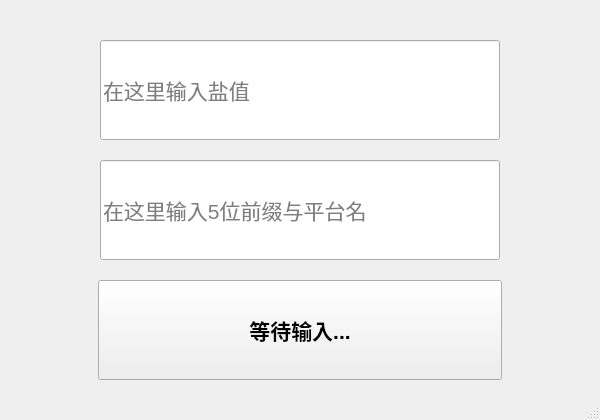
<?xml version="1.0" encoding="UTF-8"?>
<ui version="4.0">
 <class>MainWindow</class>
 <widget class="QMainWindow" name="MainWindow">
  <property name="geometry">
   <rect>
    <x>0</x>
    <y>0</y>
    <width>600</width>
    <height>420</height>
   </rect>
  </property>
  <property name="font">
   <font>
    <pointsize>16</pointsize>
   </font>
  </property>
  <property name="windowTitle">
   <string>Cipher</string>
  </property>
  <property name="windowIcon">
   <iconset resource="icon.qrc">
    <normaloff>:/logo.ico</normaloff>:/logo.ico</iconset>
  </property>
  <property name="statusTip">
   <string/>
  </property>
  <widget class="QWidget" name="centralwidget">
   <widget class="QLineEdit" name="saltEdit">
    <property name="geometry">
     <rect>
      <x>100</x>
      <y>40</y>
      <width>400</width>
      <height>100</height>
     </rect>
    </property>
    <property name="font">
     <font>
      <pointsize>16</pointsize>
     </font>
    </property>
    <property name="text">
     <string/>
    </property>
    <property name="placeholderText">
     <string>在这里输入盐值</string>
    </property>
   </widget>
   <widget class="QLineEdit" name="inputEdit">
    <property name="geometry">
     <rect>
      <x>100</x>
      <y>160</y>
      <width>400</width>
      <height>100</height>
     </rect>
    </property>
    <property name="font">
     <font>
      <pointsize>16</pointsize>
     </font>
    </property>
    <property name="placeholderText">
     <string>在这里输入5位前缀与平台名</string>
    </property>
   </widget>
   <widget class="QPushButton" name="outputButton">
    <property name="geometry">
     <rect>
      <x>98</x>
      <y>280</y>
      <width>404</width>
      <height>100</height>
     </rect>
    </property>
    <property name="font">
     <font>
      <pointsize>16</pointsize>
      <italic>false</italic>
      <bold>true</bold>
     </font>
    </property>
    <property name="autoFillBackground">
     <bool>false</bool>
    </property>
    <property name="text">
     <string>等待输入...</string>
    </property>
   </widget>
  </widget>
  <widget class="QStatusBar" name="statusbar"/>
 </widget>
 <resources>
  <include location="icon.qrc"/>
 </resources>
 <connections/>
</ui>
